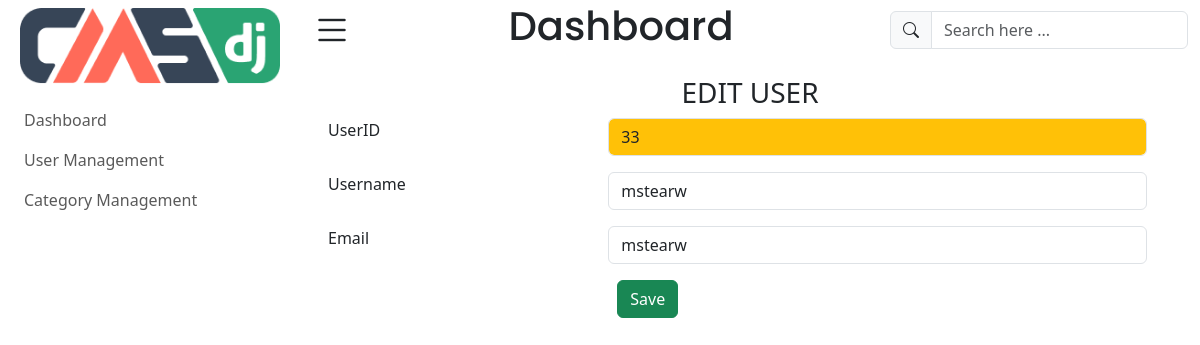
The app's page /admin/user_edit.php?id=33 with its own data.
### tables this page shows
CREATE TABLE IF NOT EXISTS `users` (
  `userid` int(3) unsigned NOT NULL AUTO_INCREMENT,
  `username` varchar(30) NOT NULL,
  `email` varchar(50) NOT NULL,
  `pass` varchar(255) NOT NULL,
  `created_at` datetime DEFAULT current_timestamp(),
  PRIMARY KEY (`userid`),
  UNIQUE KEY `username` (`username`),
  UNIQUE KEY `email` (`email`)
);

### admin/user_edit.php (the view, shortened to what this page needs)
<?php
if(isset($_GET['id'])){
    $uid = $_GET['id'];
    try{
        $conn = new PDO("mysql:host=localhost;dbname=cse", "root", "");
        $sql_check = "SELECT * FROM users WHERE userid='$uid'";
        $stmt = $conn->prepare($sql_check);
        $stmt->execute();
        if($stmt->rowCount()>0){
            $user = $stmt->fetch();
        }
    }catch(PDOException $e){
        echo $e->getMessage();
    }
}
?>
<!doctype html>
<html lang="en">
<head>
    <link href="https://cdn.jsdelivr.net/npm/bootstrap@5.3.1/dist/css/bootstrap.min.css" rel="stylesheet">
    <link rel="stylesheet" href="https://cdn.jsdelivr.net/npm/bootstrap-icons@1.11.0/font/bootstrap-icons.css">
</head>
<body>
<div class="container-fluid">
    <div class="row">
        <?php
        include "layout/sidebar.php";
        ?>
        <div class="col-md-9 main">
            <?php
            include "layout/header.php";
            ?>
            <div class="main-content vh-100 p-3">
                <h3 class=" text-center text-uppercase">Edit User</h3>
                <form action="process_user_edit.php" method="post">
                    <div class="row input-group mb-3">
                        <div class="col-md-4 ">
                            UserID
                        </div>
                        <div class="col-md-8">
                            <input type="text" name="uid" id="" class="form-control bg-warning" value="<?= $user[0]; ?>" readonly>
                        </div>
                    </div>
                    <div class="row input-group mb-3">
                        <div class="col-md-4 ">
                            Username
                        </div>
                        <div class="col-md-8">
                            <input type="text" name="user" id="" class="form-control " value="<?= $user[1]; ?>" >
                        </div>
                    </div>
                    <div class="row input-group mb-3">
                        <div class="col-md-4 ">
                            Email
                        </div>
                        <div class="col-md-8">
                            <input type="email" name="mail" id="" class="form-control" value="<?= $user[1]; ?>">
                        </div>
                    </div>
                    <div class="row">
                        <div class="col-md-4"></div>
                        <div class="col-md-8">
                            <button type="submit" class="btn btn-success" name="sbmSave">Save</button>
                        </div>
                    </div>
                </form>
            </div>
        </div>
    </div>
</div>
</body>
</html>

### records on screen
users: uid "33", user "mstearw", mail "mstearw"
